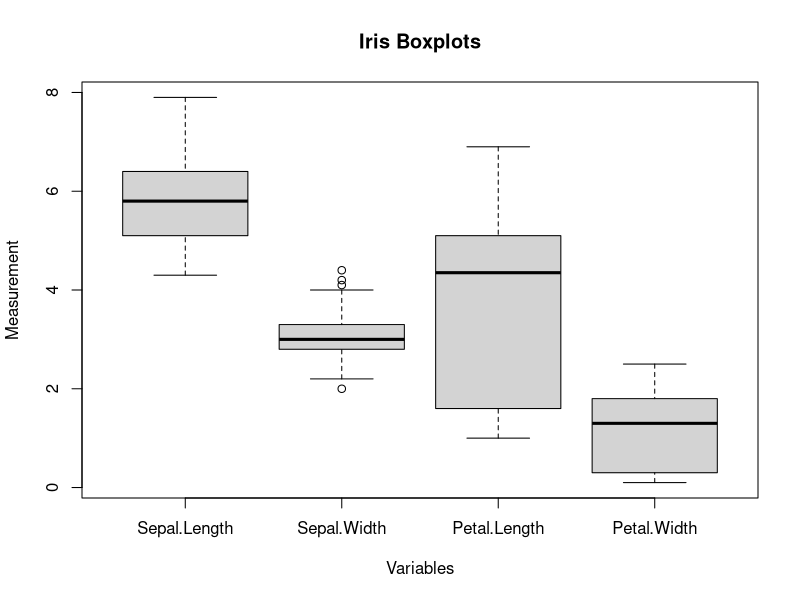

Write the R code that produced this figure.
data(iris)
summary(iris)
iris[ (iris$Sepal.Length == 5.1) & (iris$Petal.Length == 1.4), ]
iris[,3,]
mean_sepal_length <- mean(iris$Sepal.Length)
median_sepal_length <- median(iris$Sepal.Length)
variance_sepal_length <- var(iris$Sepal.Length)

cat("Mean Sepal Length:", mean_sepal_length, "\n")
cat("Median Sepal Length:", median_sepal_length, "\n")
cat("Variance Sepal Length:", variance_sepal_length, "\n")
correlation_matrix <- cor(iris[, 1:4])
print(correlation_matrix)
boxplot(iris[, 1:4], main = "Iris Boxplots", xlab = "Variables", ylab = "Measurement")
